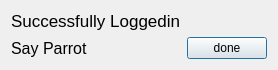
<?xml version="1.0" encoding="UTF-8"?>
<ui version="4.0">
 <class>Massege_box</class>
 <widget class="QDialog" name="Massege_box">
  <property name="geometry">
   <rect>
    <x>0</x>
    <y>0</y>
    <width>259</width>
    <height>68</height>
   </rect>
  </property>
  <property name="windowTitle">
   <string>Dialog</string>
  </property>
  <layout class="QGridLayout" name="gridLayout">
   <item row="1" column="1">
    <widget class="QPushButton" name="pushButton">
     <property name="text">
      <string>done</string>
     </property>
    </widget>
   </item>
   <item row="0" column="0">
    <widget class="QLabel" name="label">
     <property name="font">
      <font>
       <pointsize>13</pointsize>
      </font>
     </property>
     <property name="text">
      <string>Successfully Loggedin</string>
     </property>
    </widget>
   </item>
   <item row="1" column="0">
    <widget class="QLabel" name="label_2">
     <property name="font">
      <font>
       <pointsize>12</pointsize>
      </font>
     </property>
     <property name="text">
      <string>Say Parrot</string>
     </property>
    </widget>
   </item>
  </layout>
 </widget>
 <resources/>
 <connections/>
</ui>
